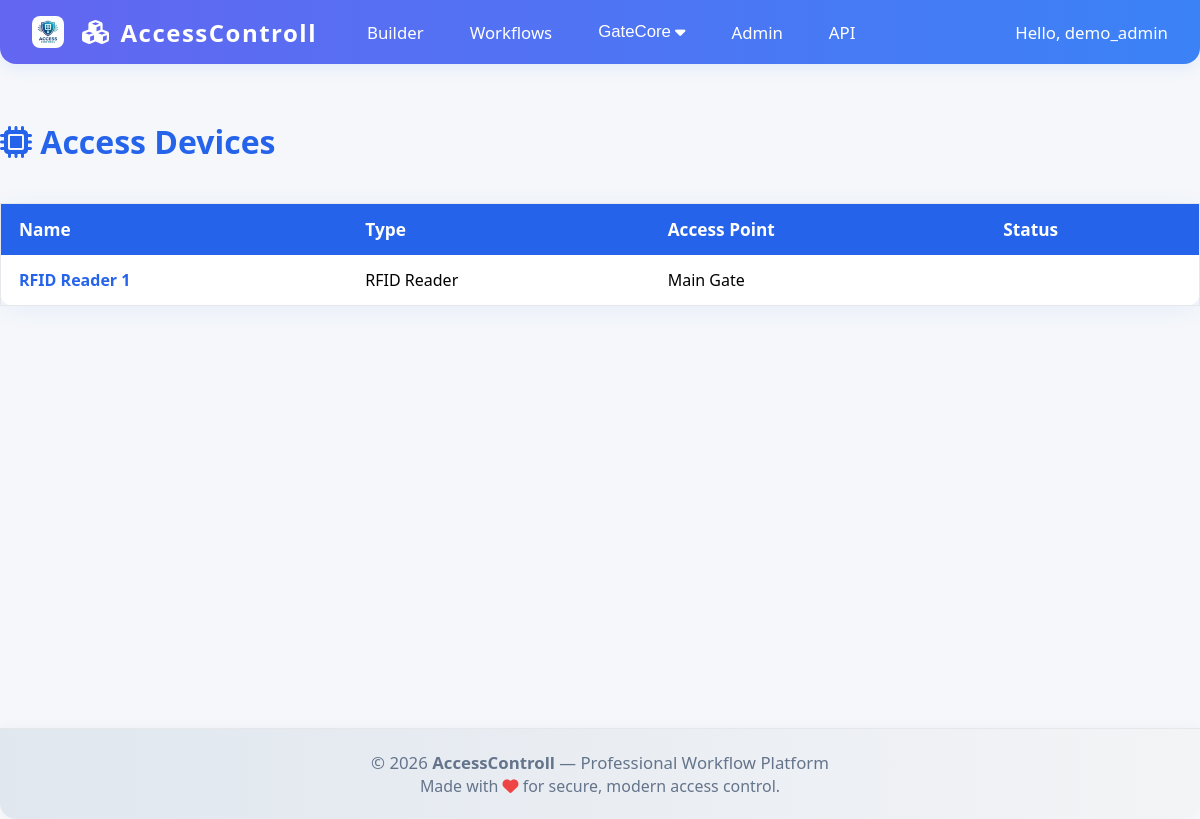
The page /builder/gatecore/access-devices/ (signed in) on the database its author committed.
### GateCore/models/access.py (models this page shows, shortened)
class AccessDevice(BaseModel):
    DEVICE_TYPES = [
        ("rfid", "RFID Reader"),
        ("pin", "PIN Pad"),
        ("biometric", "Biometric Scanner"),
        ("qr", "QR Code Scanner"),
        ("bluetooth", "Bluetooth"),
        ("nfc", "NFC Reader"),
        ("license_plate", "License Plate Reader"),
    ]
    access_point = models.ForeignKey(
        AccessPoint,
        on_delete=models.CASCADE,
        related_name="devices"
    )
    device_type = models.CharField(max_length=30, choices=DEVICE_TYPES)
    name = models.CharField(max_length=100, blank=True)
    serial_number = models.CharField(max_length=100, unique=True)
    firmware_version = models.CharField(max_length=50, blank=True)
    ip_address = models.GenericIPAddressField(null=True, blank=True)
    mac_address = models.CharField(max_length=17, blank=True)
    config = models.JSONField(default=dict, blank=True)
    class Meta:
        ordering = ['access_point', 'device_type']
        indexes = [
            models.Index(fields=['serial_number']),
            models.Index(fields=['access_point', 'is_active']),
        ]

class AccessPoint(BaseModel):
    POINT_TYPES = [
        ("gate", "Gate"),
        ("door", "Door"),
        ("lift", "Lift"),
        ("boom", "Boom Gate"),
        ("turnstile", "Turnstile"),
        ("parking", "Parking Gate"),
        ("elevator", "Elevator"),
    ]
    property = models.ForeignKey(
        "Property",
        on_delete=models.CASCADE,
        related_name="access_points"
    )
    unit = models.ForeignKey(
        "Unit",
        on_delete=models.SET_NULL,
        null=True,
        blank=True,
        related_name="access_points"
    )
    name = models.CharField(max_length=100)
    point_type = models.CharField(max_length=30, choices=POINT_TYPES)
    location_description = models.TextField(blank=True)
    location_coordinates = models.CharField(max_length=100, blank=True)
    requires_authorization = models.BooleanField(default=True)
    default_access = models.CharField(
        max_length=20,
        choices=[("granted", "Granted"), ("denied", "Denied")],
        default="denied"
    )
    is_operational = models.BooleanField(default=True)
    last_maintenance = models.DateField(null=True, blank=True)
    class Meta:
        ordering = ['property', 'name']
        indexes = [
            models.Index(fields=['property', 'point_type']),
            models.Index(fields=['is_operational', 'is_active']),
        ]

### frontend/views.py (the view)
# urls.py: path('gatecore/access-devices/', views.gatecore_access_devices, name='gatecore_access_devices'),
@login_required
def gatecore_access_devices(request):
    devices = AccessDevice.objects.select_related('access_point').all()
    return render(request, "frontend/gatecore_access_devices.html", {"devices": devices})

### frontend/templates/frontend/gatecore_access_devices.html (shortened to what this page needs)
{% extends "frontend/base.html" %}
{% block content %}
<h2 style="margin-top:32px;margin-bottom:18px;font-size:2rem;font-weight:800;color:#2563eb;"><i class="fa-solid fa-microchip"></i> Access Devices</h2>
<table class="gatecore-table">
    <thead>
        <tr>
            <th>Name</th>
            <th>Type</th>
            <th>Access Point</th>
            <th>Status</th>
        </tr>
    </thead>
    <tbody>
    {% for device in devices %}
        <tr>
            <td><a href="/frontend/gatecore/access-devices/{{ device.id }}/">{{ device.name }}</a></td>
            <td>{{ device.get_device_type_display }}</td>
            <td>{{ device.access_point.name }}</td>
            <td>{{ device.get_status_display }}</td>
        </tr>
    {% empty %}
        <tr><td colspan="4" style="text-align:center;color:#64748b;">No devices found.</td></tr>
    {% endfor %}
    </tbody>
</table>
{% endblock %}

### frontend/templates/frontend/base.html (shortened to what this page needs)
{% load static %}
<!DOCTYPE html>
<html lang="en">
<head>
    <link rel="stylesheet" href="https://cdnjs.cloudflare.com/ajax/libs/font-awesome/6.5.0/css/all.min.css">
</head>
<body>
    <nav class="navbar">
        <span class="logo">
            <img src="{% static 'frontend/logo.png' %}" alt="Logo" />
            <i class="fa-solid fa-cubes"></i> AccessControll
        </span>
        <div class="menu">
            <a href="/builder/">Builder</a>
            <a href="/workflows/">Workflows</a>
            <div class="dropdown">
                <button class="dropbtn">GateCore <i class="fa-solid fa-caret-down"></i></button>
            </div>
            <a href="/admin/">Admin</a>
            <a href="/api/v1/components/" target="_blank">API</a>
        </div>
        <span class="user">{% if user.is_authenticated %}Hello, {{ user.username }}{% else %}<a href="/api-auth/login/" style="color:#fff;">Login</a>{% endif %}</span>
    </nav>
    <div class="content">
        {% block content %}{% endblock %}
    </div>
    <footer class="footer">
        &copy; {{ year|default:2026 }} <b>AccessControll</b> &mdash; Professional Workflow Platform<br>
        <span style="font-size:0.95em;">Made with <i class="fa-solid fa-heart" style="color:#ef4444;"></i> for secure, modern access control.</span>
    </footer>
</body>
</html>

### frontend/templates/frontend/base.html (style rules this page uses)
body { background: #f5f7fa; font-family: 'Segoe UI', Arial, sans-serif; margin: 0; }
.navbar { background: linear-gradient(90deg, #6366f1, #3b82f6); color: #fff; padding: 0 32px; height: 64px; display: flex; align-items: center; box-shadow: 0 4px 16px rgba(59,130,246,0.10); border-bottom-left-radius: 16px; border-bottom-right-radius: 16px; }
.navbar .logo { font-size: 1.5rem; font-weight: 800; letter-spacing: 1.5px; margin-right: 36px; display: flex; align-items: center; gap: 10px; }
.navbar .logo img { height: 32px; width: 32px; border-radius: 8px; margin-right: 8px; }
.navbar .menu { display: flex; gap: 18px; align-items: center; }
.navbar .menu > a, .navbar .menu > .dropdown > .dropbtn { color: #fff; text-decoration: none; font-weight: 500; font-size: 1.05rem; transition: color 0.2s; padding: 4px 14px; border-radius: 6px; background: none; border: none; outline: none; cursor: pointer; display: flex; align-items: center; }
.dropdown { position: relative; }
.dropbtn { display: flex; align-items: center; gap: 4px; }
.navbar .user { margin-left: auto; font-size: 1.05rem; font-weight: 500; }
.content { min-height: 80vh; padding-top: 24px; }
.footer { background: linear-gradient(90deg, #e0e7ef, #f3f4f6); color: #64748b; text-align: center; padding: 22px 0; font-size: 1.05rem; border-top: 1px solid #e5e7eb; border-bottom-left-radius: 16px; border-bottom-right-radius: 16px; box-shadow: 0 -2px 8px rgba(99,102,241,0.04); }

### frontend/templates/frontend/gatecore_access_devices.html (style rules this page uses)
.gatecore-table { width: 100%; border-collapse: collapse; margin: 40px auto; background: #fff; border-radius: 14px; box-shadow: 0 4px 24px rgba(59,130,246,0.07); border: 1.5px solid #e5e7eb; }
.gatecore-table th, .gatecore-table td { padding: 14px 18px; text-align: left; }
.gatecore-table th { background: #2563eb; color: #fff; font-weight: 700; font-size: 1.08rem; }
.gatecore-table td a { color: #2563eb; font-weight: 600; text-decoration: none; }

### rows shown on the page
AccessDevice: name "RFID Reader 1", device_type "RFID Reader", access_point.name "Main Gate"

### other values the page prints
{{ user.username }} "demo_admin"
{{ year|default:2026 }} "2026"
